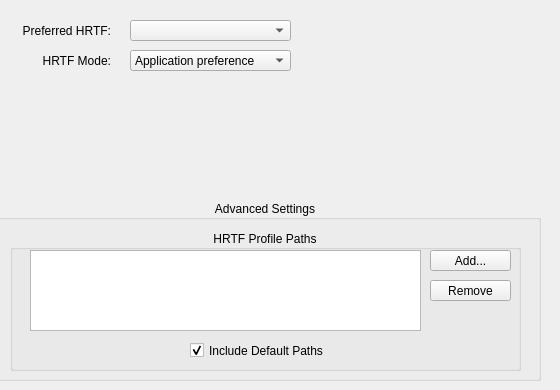
    <widget class="QWidget" name="tab_5">
     <attribute name="title">
      <string>HRTF</string>
     </attribute>
     <widget class="QGroupBox" name="groupBox_2">
      <property name="geometry">
       <rect>
        <x>-10</x>
        <y>200</y>
        <width>551</width>
        <height>181</height>
       </rect>
      </property>
      <property name="title">
       <string>Advanced Settings</string>
      </property>
      <property name="alignment">
       <set>Qt::AlignCenter</set>
      </property>
      <property name="checkable">
       <bool>false</bool>
      </property>
      <property name="checked">
       <bool>false</bool>
      </property>
      <widget class="QGroupBox" name="groupBox_6">
       <property name="geometry">
        <rect>
         <x>20</x>
         <y>30</y>
         <width>511</width>
         <height>141</height>
        </rect>
       </property>
       <property name="title">
        <string>HRTF Profile Paths</string>
       </property>
       <property name="alignment">
        <set>Qt::AlignCenter</set>
       </property>
       <widget class="QListWidget" name="hrtfFileList">
        <property name="geometry">
         <rect>
          <x>20</x>
          <y>20</y>
          <width>391</width>
          <height>81</height>
         </rect>
        </property>
        <property name="toolTip">
         <string>A list of additional paths containing HRTF data sets.</string>
        </property>
        <property name="dragDropMode">
         <enum>QAbstractItemView::InternalMove</enum>
        </property>
        <property name="alternatingRowColors">
         <bool>true</bool>
        </property>
        <property name="selectionMode">
         <enum>QAbstractItemView::ExtendedSelection</enum>
        </property>
        <property name="textElideMode">
         <enum>Qt::ElideNone</enum>
        </property>
       </widget>
       <widget class="QPushButton" name="hrtfAddButton">
        <property name="geometry">
         <rect>
          <x>420</x>
          <y>20</y>
          <width>81</width>
          <height>21</height>
         </rect>
        </property>
        <property name="text">
         <string>Add...</string>
        </property>
        <property name="icon">
         <iconset theme="list-add">
          <normaloff/>
         </iconset>
        </property>
        <property name="flat">
         <bool>false</bool>
        </property>
       </widget>
       <widget class="QCheckBox" name="defaultHrtfPathsCheckBox">
        <property name="geometry">
         <rect>
          <x>180</x>
          <y>110</y>
          <width>151</width>
          <height>21</height>
         </rect>
        </property>
        <property name="toolTip">
         <string>Include the default system paths in addition to any
listed above.</string>
        </property>
        <property name="text">
         <string>Include Default Paths</string>
        </property>
        <property name="checked">
         <bool>true</bool>
        </property>
       </widget>
       <widget class="QPushButton" name="hrtfRemoveButton">
        <property name="geometry">
         <rect>
          <x>420</x>
          <y>50</y>
          <width>81</width>
          <height>21</height>
         </rect>
        </property>
        <property name="text">
         <string>Remove</string>
        </property>
        <property name="icon">
         <iconset theme="list-remove">
          <normaloff/>
         </iconset>
        </property>
       </widget>
      </widget>
     </widget>
     <widget class="QLabel" name="label_16">
      <property name="geometry">
       <rect>
        <x>40</x>
        <y>50</y>
        <width>71</width>
        <height>21</height>
       </rect>
      </property>
      <property name="text">
       <string>HRTF Mode:</string>
      </property>
      <property name="alignment">
       <set>Qt::AlignRight|Qt::AlignTrailing|Qt::AlignVCenter</set>
      </property>
     </widget>
     <widget class="QComboBox" name="hrtfStateComboBox">
      <property name="geometry">
       <rect>
        <x>130</x>
        <y>50</y>
        <width>161</width>
        <height>21</height>
       </rect>
      </property>
      <property name="toolTip">
       <string>Forces HRTF processing on or off, or leaves it to the
application or system to determine if it should be used.</string>
      </property>
      <property name="sizeAdjustPolicy">
       <enum>QComboBox::AdjustToContentsOnFirstShow</enum>
      </property>
      <item>
       <property name="text">
        <string>Application preference</string>
       </property>
      </item>
      <item>
       <property name="text">
        <string>Force on</string>
       </property>
      </item>
      <item>
       <property name="text">
        <string>Force off</string>
       </property>
      </item>
     </widget>
     <widget class="QLabel" name="label_12">
      <property name="geometry">
       <rect>
        <x>20</x>
        <y>20</y>
        <width>91</width>
        <height>21</height>
       </rect>
      </property>
      <property name="text">
       <string>Preferred HRTF:</string>
      </property>
      <property name="alignment">
       <set>Qt::AlignRight|Qt::AlignTrailing|Qt::AlignVCenter</set>
      </property>
     </widget>
     <widget class="QComboBox" name="preferredHrtfComboBox">
      <property name="geometry">
       <rect>
        <x>130</x>
        <y>20</y>
        <width>161</width>
        <height>21</height>
       </rect>
      </property>
      <property name="toolTip">
       <string>The default HRTF to use if the application doesn't request one.</string>
      </property>
     </widget>
    </widget>
